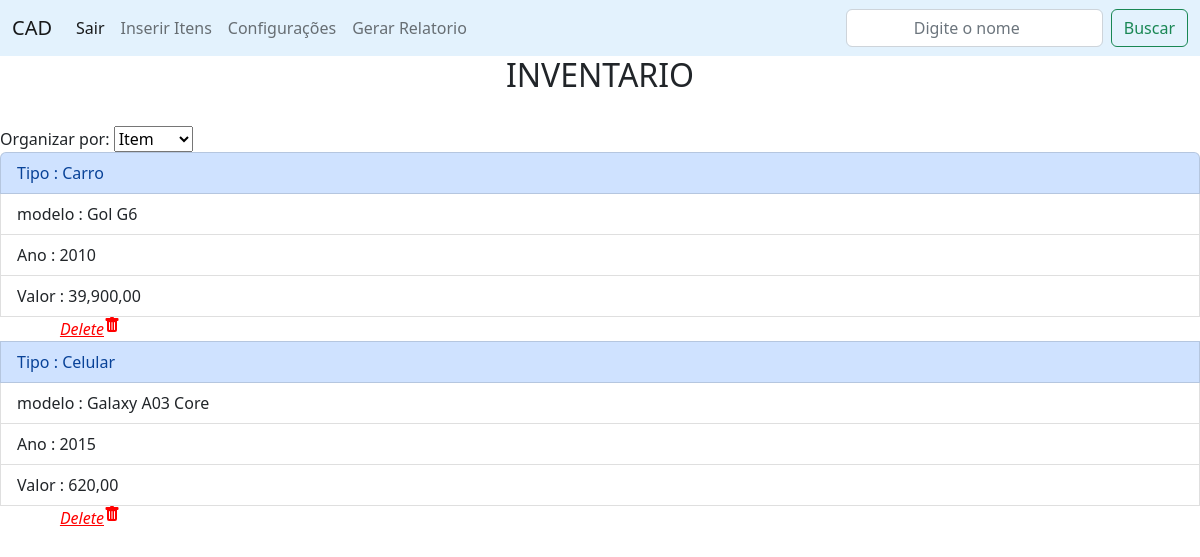
The page /inventory on the database as committed earlier.
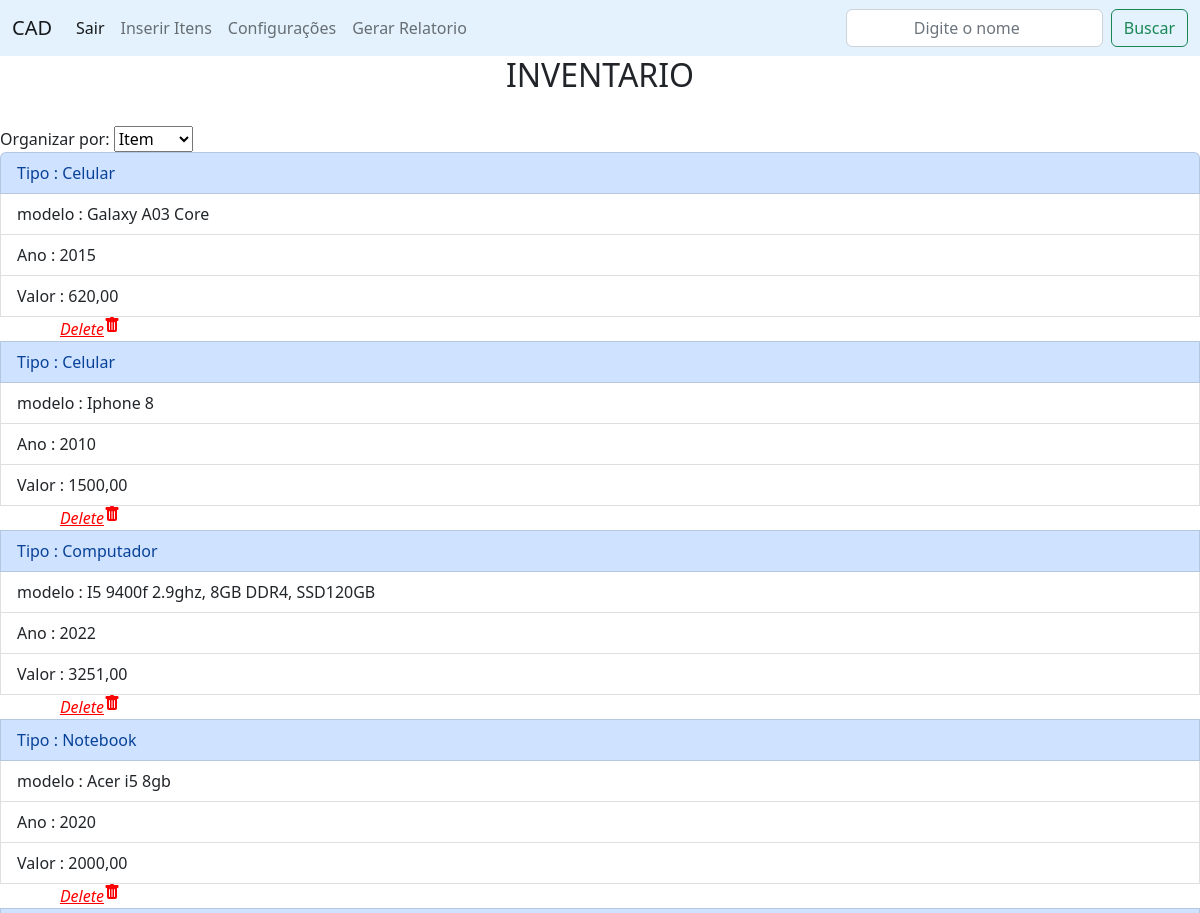
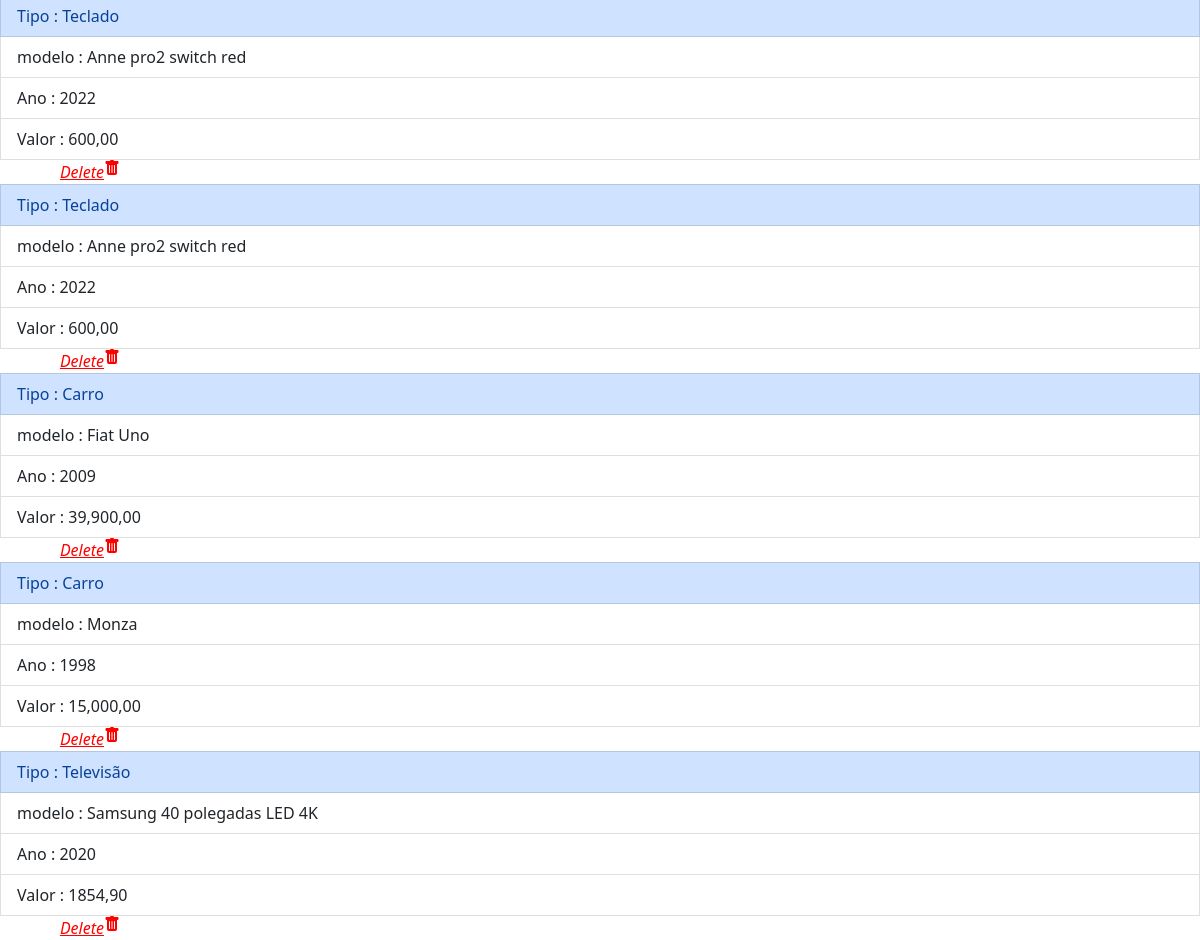
The same page on the database as committed later (2 pictures, top to bottom).
### app.py (models this page shows, shortened)
class Inventario(db.Model):
    __tablename__ = 'inventario'
    id = db.Column(db.Integer, primary_key=True)
    item = db.Column(db.String(84), nullable=False)
    modelo = db.Column(db.String(255), nullable=False)
    ano = db.Column(db.String(255), nullable=False)
    quantidade = db.Column(db.String(255), nullable=False)
    valor = db.Column(db.String(255), nullable=False)
    data = db.Column(db.String(255), nullable=False)

### app.py (the view)
@app.route("/inventory")
def Inventory():
    itens = Inventario.query.all()
    return render_template("list_cadastros.html", itens=itens)

### templates/list_cadastros.html (shortened to what this page needs)
<!DOCTYPE html>
<html lang="pt-br">
<head>
    <link rel="stylesheet" href="https://cdn.jsdelivr.net/npm/bootstrap@5.2.3/dist/css/bootstrap.min.css">
    <link rel="stylesheet" href="{{url_for('static', filename='style.css')}}">
</head>
<body>
    <nav class="navbar navbar-expand-lg "style="background-color: #e3f2fd;">
        <div class="container-fluid">
          <a class="navbar-brand" href="">CAD</a>
          <div class="collapse navbar-collapse" id="navbarSupportedContent">
            <ul class="navbar-nav me-auto mb-2 mb-lg-0">
                <li class="nav-item">
                    <a class="nav-link active" aria-current="page" href="{{url_for('logout')}}">Sair</a>
                </li>
                <li class="nav-item">
                    <a class="nav-link" href="{{url_for('cadastro')}}">Inserir Itens</a>
                </li>
                <li class="nav-item">
                    <a class="nav-link" href="{{url_for('settings')}}">Configurações</a>
                </li>
                <li class="nav-item">
                    <a class="nav-link" href="{{url_for('relatorio')}}">Gerar Relatorio</a>
                </li>
            </ul>
            <form class="d-flex" role="search">
              <input class="form-control me-2" type="search" placeholder="Digite o nome" aria-label="Search">
              <button class="btn btn-outline-success" type="submit">Buscar</button>
            </form>
          </div>
        </div>
    </nav>
    <div>
        <h2>INVENTARIO</h2><br>
        Organizar por: <select name="select">
            <option value="item" type="submit"  >Item</option>
        </select><br>
        <ul class="list-group">
            {% for item in itens %}
                <li class="list-group-item list-group-item-primary" aria-current="true"> Tipo : {{item.item}}</li>
                <li class="list-group-item "> modelo : {{item.modelo}}</li>
                <li class="list-group-item"> Ano : {{item.ano}}</li>
                <li class="list-group-item"> Valor : {{item.valor}}</li>
                <li><a href="{{url_for('delete_inventario', id=item.id)}}" class="end_list"><i class="icon">Delete
                </i></a></li>
            {% endfor %}
        </ul>
    </div>
</body>
</html>

### static/style.css (style rules this page uses)
* { margin:0px; }
h2 { text-align: center; }
::placeholder { text-align: center; }
a.end_list { text-align: center; display: flex; justify-content: flex-end; color: red; width: 120px; }
i.icon { display: flex; justify-content: flex-end; }

Rows that differ between the two databases and show on the page:
removed Inventario: item "Carro", modelo "Gol G6", ano "2010", valor "39,900,00"
added Inventario: item "Celular", modelo "Iphone 8", ano "2010", valor "1500,00"
added Inventario: item "Computador", modelo "I5 9400f 2.9ghz, 8GB DDR4, SSD120GB", ano "2022", valor "3251,00"
added Inventario: item "Notebook", modelo "Acer i5 8gb", ano "2020", valor "2000,00"
added Inventario: item "Teclado", modelo "Anne pro2 switch red", ano "2022", valor "600,00"
added Inventario: item "Teclado", modelo "Anne pro2 switch red", ano "2022", valor "600,00"
added Inventario: item "Carro", modelo "Fiat Uno", ano "2009", valor "39,900,00"
added Inventario: item "Carro", modelo "Monza", ano "1998", valor "15,000,00"
added Inventario: item "Televisão", modelo "Samsung 40 polegadas LED 4K", ano "2020", valor "1854,90"
